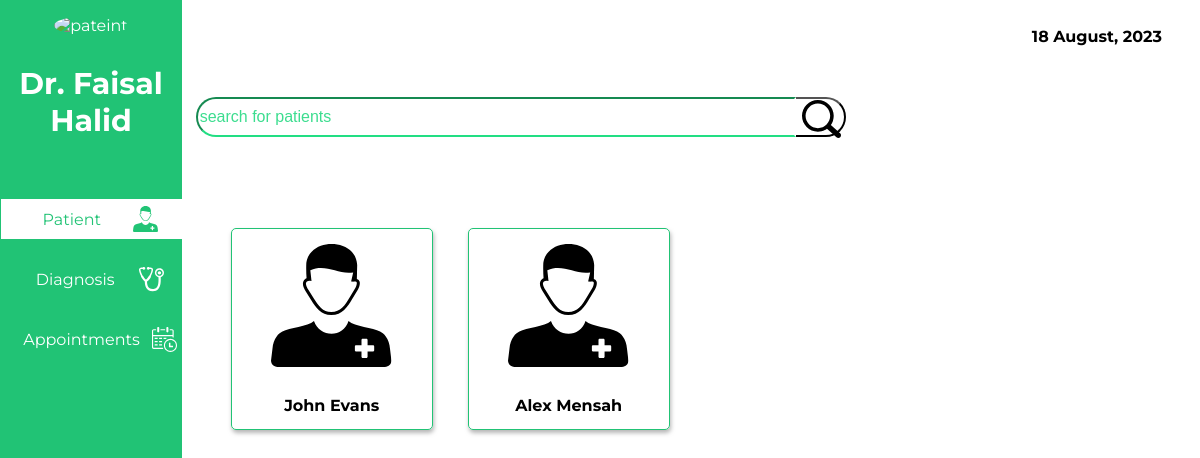
Page /doc/dashboard.php (signed in) on the committed database.
### tables this page shows
CREATE TABLE `doctors` (
  `name` varchar(40) NOT NULL,
  `email` varchar(40) NOT NULL,
  `password` varchar(40) NOT NULL,
  `department` varchar(50) NOT NULL
);

CREATE TABLE `patient` (
  `firstname` varchar(20) NOT NULL,
  `lastname` varchar(20) NOT NULL,
  `password` varchar(16) NOT NULL,
  `dob` date NOT NULL,
  `gender` varchar(7) NOT NULL,
  `genotype` varchar(5) NOT NULL,
  `bloodgroup` varchar(5) NOT NULL,
  `tel` varchar(15) NOT NULL,
  `email` varchar(40) NOT NULL
);

### doc/dashboard.php (the view, shortened to what this page needs)
<?php
include "../connection.php";
$doctor = $_SESSION['doctor'];
function convert($date):string{
    $new_date = date("d F, Y", strtotime($date));
   return $new_date;
}
$QUERY = mysqli_query($connection, "SELECT name, department from doctors WHERE email = '$doctor'");
$res = mysqli_fetch_assoc($QUERY);
if($res['department'] == 'Prostate Cancer Care'){
    $gendar = "Male";
}
else{
    $gendar = "Female";
}
if(isset($_POST['search'])){
    $patient = $_POST['patient'];
    $primary_select = "SELECT firstname, email, lastname from patient where firstname LIKE '$patient%' or lastname LIKE '$patient%' or email LIKE '%$patient%' and gender = '$gendar'";
}
else{
    $primary_select = "SELECT firstname, email, lastname FROM patient where gender = '$gendar'";
}
$primary_query = mysqli_query($connection, $primary_select);
?>
<!DOCTYPE html>
<html lang="en">
<head>
    <link rel="stylesheet" href="../css/ddashboard.css">
</head>
<body>
    <div class="sidebar">
            <div class="patient">
                <div class="image">
                    <img src="../images/avatar.png" alt="pateint">
                </div>
                <h3><?php echo $res['name']?></h3>
            </div>
            <div class="menu">
                <a href=""><div class="menu-item current">Patient  <div class="imag"><img src="../images/patient.svg" alt="" ></div> </div></a>
                <a href="diagnosis.php"><div class="menu-item ">Diagnosis  <div class="imag"><img src="../images/stethoscope.svg" alt="" ></div> </div></a>
                <a href="appointments.php"><div class="menu-item ">Appointments  <div class="imag"><img src="../images/calendar.svg" alt="" ></div> </div></a>
            </div>
    </div>
    <div class="main">
       <div class="date">
        <b><?php echo convert(date("d-m-Y"))?></b>
       </div>
       <div class="below">
        <form action="#" method="POST">
            <div class="search">
            <input type="search" name="patient" id="" placeholder="search for patients">
            </div>
            <div class="lense">
            <button type="submit" name="search"><img src="../images/search.svg" alt=""></button>
            </div>
        </form>
        <div class="patientss">
            <?php
                while($pf = mysqli_fetch_assoc($primary_query)){
                    echo '
                            <a href="patient.php?patient='.$pf['email'].'">
                    <div class="patient">
                        <div>
                            <img src="../images/patientb.svg" alt="" style="color: aliceblue;">
                        </div>
                        <b>'.$pf['firstname'].' '.$pf['lastname'].'</b>
                    </div></a>
                    ';
                }
            ?>
        </div>
       </div>
    </div>
</body>
</html>

### css/ddashboard.css (style rules this page uses)
body { background-color: white; font-family: 'Montserrat'; }
.sidebar { background-color:#21C375; color: white; width:15%; border: 1px solid #21C375; min-height: 100vh; position: fixed; top:0; left:0; }
.patient { width: 100%; text-align: center; margin-top: 15px; margin-bottom: 60px; }
.patient h3 { font-weight: bolder; font-size: 30px; }
.image img { border-radius: 100%; }
.sidebar .menu { width: 99%; }
.menu-item { width:100%; height:40px; display: flex; align-items: center; padding-left: 10px; color: white; margin-top:20px ; margin-bottom:20px ; display: flex; justify-content: space-evenly; }
form { display: flex; }
.lense { margin-top: 20px; }
.imag img { width: 25px; }
.current { background-color: white; color: #21C375; }
.menu a { text-decoration: none; }
.main { width: 85%; margin-left: auto; }
.date { text-align: right; height: 50px; margin-right: 30px; }
.below { width:98%; margin-left: auto; margin-right: auto; margin-top: 0px; }
input[type="search"] { border-color: #22de83; border-radius: 30px 0 0 30px; border-right-color: transparent; margin-top: 20px; width: 600px; height: 40px; background-color: rgb(255, 255, 255); margin-bottom: 20px; }
input[type="search"]::placeholder { font-size: larger; color: #3cdd8f; }
.below button { background-color: transparent; border-left:#22de83; border-left-color: #21C375; border-radius: 0 30px 30px 0; height: 40px; margin-bottom: 20px; width:50px; }
.patientss { width: 100%; margin-top: 40px; justify-content: space-between; float: left; }
.patientss .patient { border: 1px solid #21C375; width:200px; height: 200px; border-radius: 5px; box-shadow: 1px 3px 4px rgba(128, 128, 128, 0.574); float: left; margin-left: 35px; display: grid; align-items: center; justify-content: center; }
.patientss .patient b { text-decoration: none; color: black; }

### rows in the picture
doctors: name "Dr. Faisal Halid"
patient: firstname "John", lastname "Evans"
patient: firstname "Alex", lastname "Mensah"
